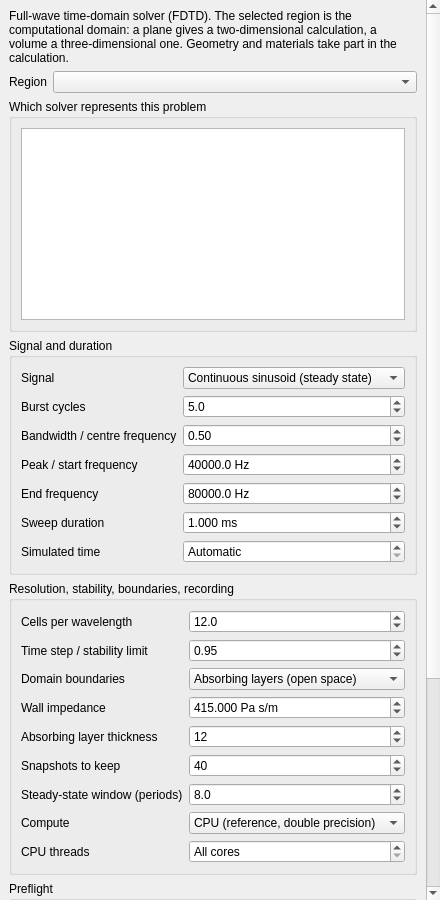
<?xml version="1.0" encoding="UTF-8"?>
<ui version="4.0">
 <class>FdtdPanel</class>
 <widget class="QWidget" name="FdtdPanel">
  <property name="geometry"><rect><x>0</x><y>0</y><width>440</width><height>900</height></rect></property>
  <layout class="QVBoxLayout" name="outerLayout"><property name="leftMargin"><number>0</number></property><property name="topMargin"><number>0</number></property><property name="rightMargin"><number>0</number></property><property name="bottomMargin"><number>0</number></property>
   <item><widget class="QScrollArea" name="scrollArea"><property name="widgetResizable"><bool>true</bool></property><property name="frameShape"><enum>QFrame::NoFrame</enum></property>
    <widget class="QWidget" name="content"><layout class="QVBoxLayout" name="contentLayout"><item><widget class="QLabel" name="introLabel"><property name="text"><string>Full-wave time-domain solver (FDTD). The selected region is the computational domain: a plane gives a two-dimensional calculation, a volume a three-dimensional one. Geometry and materials take part in the calculation.</string></property><property name="wordWrap"><bool>true</bool></property></widget></item><item><layout class="QFormLayout" name="regionForm"><item row="0" column="0"><widget class="QLabel" name="regionLabel"><property name="text"><string>Region</string></property></widget></item><item row="0" column="1"><widget class="QComboBox" name="regionCombo"></widget></item></layout></item><item><widget class="QGroupBox" name="assessmentGroup"><property name="title"><string>Which solver represents this problem</string></property><layout class="QVBoxLayout" name="assessmentLayout"><item><widget class="QPlainTextEdit" name="assessmentText"><property name="readOnly"><bool>true</bool></property><property name="minimumSize"><size><width>0</width><height>110</height></size></property></widget></item></layout></widget></item><item><widget class="QGroupBox" name="signalGroup"><property name="title"><string>Signal and duration</string></property><layout class="QFormLayout" name="signalForm"><item row="0" column="0"><widget class="QLabel" name="waveformLabel"><property name="text"><string>Signal</string></property></widget></item><item row="0" column="1"><widget class="QComboBox" name="waveformCombo"><item><property name="text"><string>Continuous sinusoid (steady state)</string></property></item><item><property name="text"><string>Tone burst</string></property></item><item><property name="text"><string>Gaussian pulse</string></property></item><item><property name="text"><string>Ricker wavelet (broadband)</string></property></item><item><property name="text"><string>Frequency sweep</string></property></item></widget></item><item row="1" column="0"><widget class="QLabel" name="cyclesLabel"><property name="text"><string>Burst cycles</string></property></widget></item><item row="1" column="1"><widget class="QDoubleSpinBox" name="cyclesSpin"><property name="decimals"><number>1</number></property><property name="minimum"><double>1</double></property><property name="maximum"><double>1000</double></property><property name="singleStep"><double>1</double></property><property name="value"><double>5</double></property><property name="keyboardTracking"><bool>false</bool></property></widget></item><item row="2" column="0"><widget class="QLabel" name="bandwidthLabel"><property name="text"><string>Bandwidth / centre frequency</string></property></widget></item><item row="2" column="1"><widget class="QDoubleSpinBox" name="bandwidthSpin"><property name="decimals"><number>2</number></property><property name="minimum"><double>0.05</double></property><property name="maximum"><double>2</double></property><property name="singleStep"><double>0.05</double></property><property name="value"><double>0.5</double></property><property name="keyboardTracking"><bool>false</bool></property></widget></item><item row="3" column="0"><widget class="QLabel" name="signalFrequencyLabel"><property name="text"><string>Peak / start frequency</string></property></widget></item><item row="3" column="1"><widget class="QDoubleSpinBox" name="signalFrequencySpin"><property name="decimals"><number>1</number></property><property name="minimum"><double>1</double></property><property name="maximum"><double>1000000000.0</double></property><property name="singleStep"><double>1000</double></property><property name="suffix"><string> Hz</string></property><property name="value"><double>40000</double></property><property name="keyboardTracking"><bool>false</bool></property></widget></item><item row="4" column="0"><widget class="QLabel" name="endFrequencyLabel"><property name="text"><string>End frequency</string></property></widget></item><item row="4" column="1"><widget class="QDoubleSpinBox" name="endFrequencySpin"><property name="decimals"><number>1</number></property><property name="minimum"><double>1</double></property><property name="maximum"><double>1000000000.0</double></property><property name="singleStep"><double>1000</double></property><property name="suffix"><string> Hz</string></property><property name="value"><double>80000</double></property><property name="keyboardTracking"><bool>false</bool></property></widget></item><item row="5" column="0"><widget class="QLabel" name="sweepDurationLabel"><property name="text"><string>Sweep duration</string></property></widget></item><item row="5" column="1"><widget class="QDoubleSpinBox" name="sweepDurationSpin"><property name="decimals"><number>3</number></property><property name="minimum"><double>0.001</double></property><property name="maximum"><double>100000</double></property><property name="singleStep"><double>0.1</double></property><property name="suffix"><string> ms</string></property><property name="value"><double>1</double></property><property name="keyboardTracking"><bool>false</bool></property></widget></item><item row="6" column="0"><widget class="QLabel" name="durationLabel"><property name="text"><string>Simulated time</string></property></widget></item><item row="6" column="1"><widget class="QDoubleSpinBox" name="durationSpin"><property name="decimals"><number>4</number></property><property name="minimum"><double>0</double></property><property name="maximum"><double>1000000.0</double></property><property name="singleStep"><double>0.1</double></property><property name="suffix"><string> ms</string></property><property name="specialValueText"><string>Automatic</string></property><property name="value"><double>0</double></property><property name="keyboardTracking"><bool>false</bool></property></widget></item></layout></widget></item><item><widget class="QGroupBox" name="numericsGroup"><property name="title"><string>Resolution, stability, boundaries, recording</string></property><layout class="QFormLayout" name="numericsForm"><item row="0" column="0"><widget class="QLabel" name="resolutionLabel"><property name="text"><string>Cells per wavelength</string></property></widget></item><item row="0" column="1"><widget class="QDoubleSpinBox" name="resolutionSpin"><property name="decimals"><number>1</number></property><property name="minimum"><double>4</double></property><property name="maximum"><double>200</double></property><property name="singleStep"><double>1</double></property><property name="value"><double>12</double></property><property name="keyboardTracking"><bool>false</bool></property></widget></item><item row="1" column="0"><widget class="QLabel" name="courantLabel"><property name="text"><string>Time step / stability limit</string></property></widget></item><item row="1" column="1"><widget class="QDoubleSpinBox" name="courantSpin"><property name="decimals"><number>2</number></property><property name="minimum"><double>0.05</double></property><property name="maximum"><double>1</double></property><property name="singleStep"><double>0.05</double></property><property name="value"><double>0.95</double></property><property name="keyboardTracking"><bool>false</bool></property></widget></item><item row="2" column="0"><widget class="QLabel" name="boundaryLabel"><property name="text"><string>Domain boundaries</string></property></widget></item><item row="2" column="1"><widget class="QComboBox" name="boundaryCombo"><item><property name="text"><string>Absorbing layers (open space)</string></property></item><item><property name="text"><string>Rigid walls</string></property></item><item><property name="text"><string>Pressure-release walls</string></property></item><item><property name="text"><string>Impedance walls</string></property></item></widget></item><item row="3" column="0"><widget class="QLabel" name="impedanceLabel"><property name="text"><string>Wall impedance</string></property></widget></item><item row="3" column="1"><widget class="QDoubleSpinBox" name="impedanceSpin"><property name="decimals"><number>3</number></property><property name="minimum"><double>0.001</double></property><property name="maximum"><double>1000000000000.0</double></property><property name="singleStep"><double>10</double></property><property name="suffix"><string> Pa s/m</string></property><property name="value"><double>415</double></property><property name="keyboardTracking"><bool>false</bool></property></widget></item><item row="4" column="0"><widget class="QLabel" name="absorbingLabel"><property name="text"><string>Absorbing layer thickness</string></property></widget></item><item row="4" column="1"><widget class="QSpinBox" name="absorbingSpin"><property name="minimum"><number>4</number></property><property name="maximum"><number>200</number></property><property name="value"><number>12</number></property><property name="keyboardTracking"><bool>false</bool></property></widget></item><item row="5" column="0"><widget class="QLabel" name="snapshotLabel"><property name="text"><string>Snapshots to keep</string></property></widget></item><item row="5" column="1"><widget class="QSpinBox" name="snapshotSpin"><property name="minimum"><number>0</number></property><property name="maximum"><number>2000</number></property><property name="value"><number>40</number></property><property name="keyboardTracking"><bool>false</bool></property></widget></item><item row="6" column="0"><widget class="QLabel" name="periodsLabel"><property name="text"><string>Steady-state window (periods)</string></property></widget></item><item row="6" column="1"><widget class="QDoubleSpinBox" name="periodsSpin"><property name="decimals"><number>1</number></property><property name="minimum"><double>1</double></property><property name="maximum"><double>1000</double></property><property name="singleStep"><double>1</double></property><property name="value"><double>8</double></property><property name="keyboardTracking"><bool>false</bool></property></widget></item><item row="7" column="0"><widget class="QLabel" name="computeLabel"><property name="text"><string>Compute</string></property></widget></item><item row="7" column="1"><widget class="QComboBox" name="computeCombo"><item><property name="text"><string>CPU (reference, double precision)</string></property></item><item><property name="text"><string>CUDA GPU (double precision)</string></property></item></widget></item><item row="8" column="0"><widget class="QLabel" name="threadsLabel"><property name="text"><string>CPU threads</string></property></widget></item><item row="8" column="1"><widget class="QSpinBox" name="threadsSpin"><property name="minimum"><number>0</number></property><property name="maximum"><number>4096</number></property><property name="specialValueText"><string>All cores</string></property><property name="value"><number>0</number></property><property name="keyboardTracking"><bool>false</bool></property></widget></item></layout></widget></item><item><widget class="QGroupBox" name="planGroup"><property name="title"><string>Preflight</string></property><layout class="QVBoxLayout" name="planLayout"><item><widget class="QPlainTextEdit" name="planText"><property name="readOnly"><bool>true</bool></property><property name="minimumSize"><size><width>0</width><height>170</height></size></property></widget></item></layout></widget></item><item><layout class="QHBoxLayout" name="buttonLayout"><item><widget class="QPushButton" name="checkButton"><property name="text"><string>Check</string></property><property name="toolTip"><string>Work out resolution, stability, memory and time for the current scene</string></property></widget></item><item><widget class="QPushButton" name="runButton"><property name="text"><string>Run Full-Wave Simulation</string></property></widget></item><item><widget class="QPushButton" name="cancelButton"><property name="text"><string>Cancel</string></property><property name="enabled"><bool>false</bool></property></widget></item><item><spacer name="buttonSpacer"><property name="orientation"><enum>Qt::Horizontal</enum></property><property name="sizeHint" stdset="0"><size><width>20</width><height>10</height></size></property></spacer></item></layout></item><item><widget class="QLabel" name="statusLabel"><property name="text"><string></string></property><property name="wordWrap"><bool>true</bool></property></widget></item><item><spacer name="bottomSpacer"><property name="orientation"><enum>Qt::Vertical</enum></property><property name="sizeHint" stdset="0"><size><width>10</width><height>10</height></size></property></spacer></item></layout></widget>
   </widget></item>
  </layout>
 </widget>
 <resources/>
 <connections/>
</ui>
